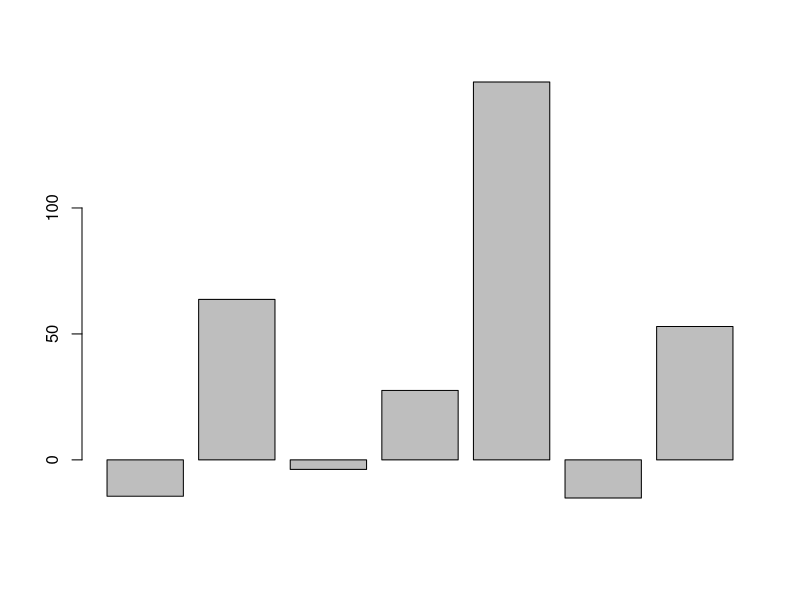
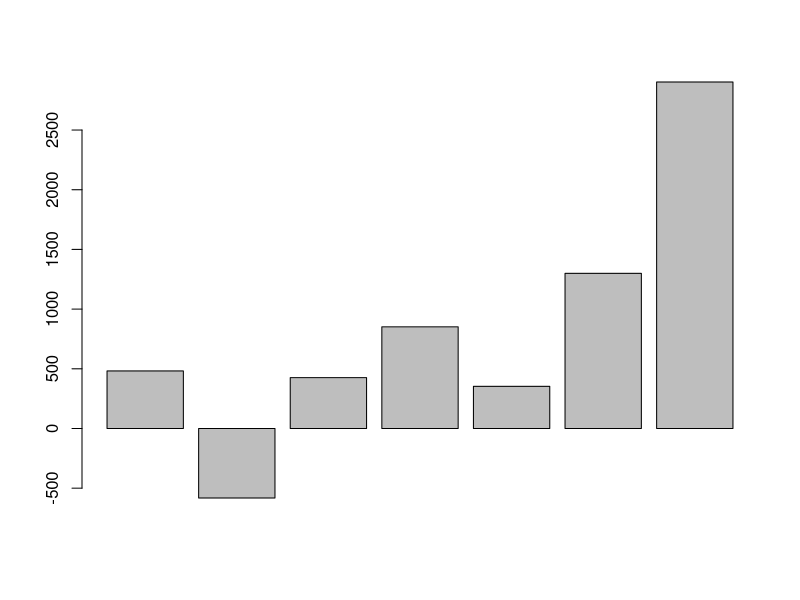
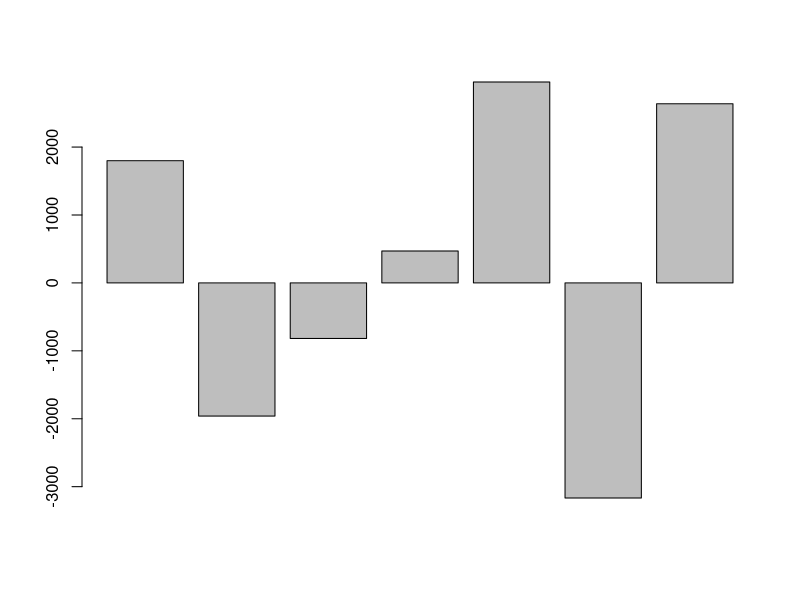
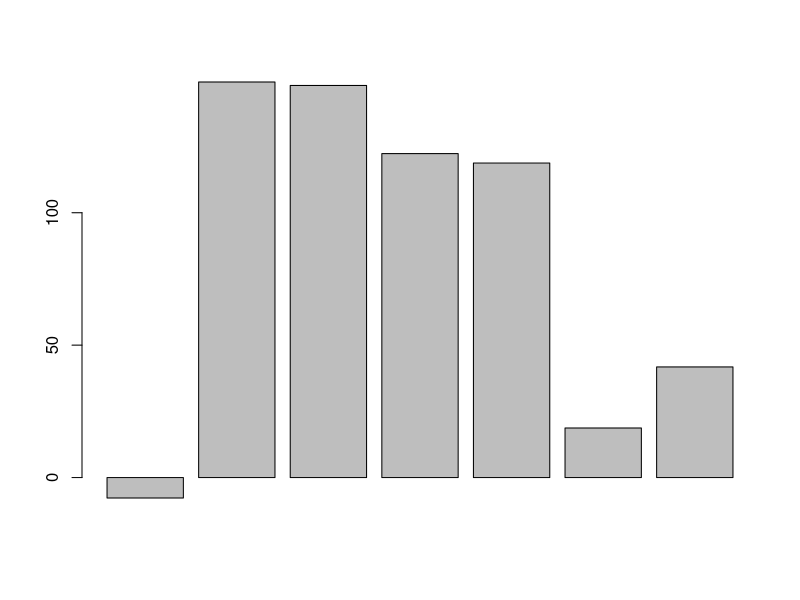
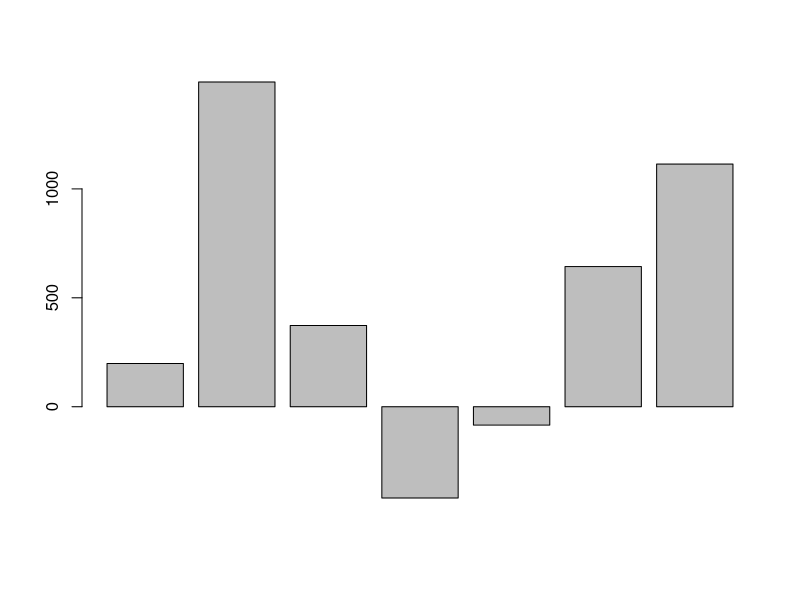
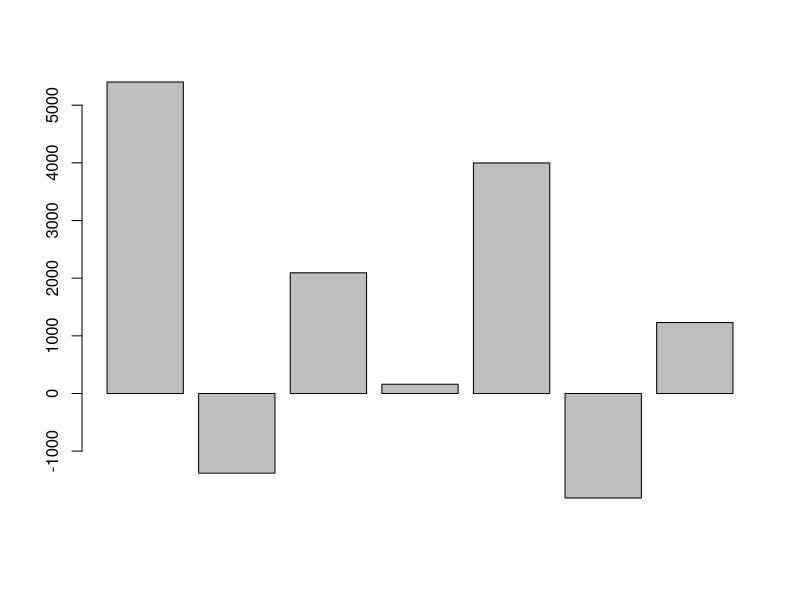

Recreate these plots in R, in order. (Note: this script raises an error after producing the figures.)

# 1) purrr basics - a refresher

library(tidyverse)

# Repcap - intro  ---------------------------------------------------------

# purrr: map( .x, .f, ...) / for each element of .x do .f

#visit2015 <- read_csv2( "dataStMalo.csv")

list <- list( a = rnorm(10,1,1), b = rnorm(100,10,2))


map(list, sum)

map( list , function(x) {sum(x)})

# dbl
map_dbl( list , sum)


## With two arguments
map2(list, list, function(x,y) {sum(x,y)})


## More than two elements ->

flere_lister <- list( list, list, list)


pmap(flere_lister, function(...) {sum(...)})

# A sum fra alle listene:
pmap_dbl(flere_lister, function(...) {sum(...)})



# Exercise  ---------------------------------------------------------------

# Vektorer:
visit_a <-  c(1,5,6,8,3,1,4)
visit_b <-  c(12,51,26,48,13,21,54)

to_day <- function(x) {x*24}

all_visit <- list(visit_a, visit_b)

# map
all_visit_converted <- map(all_visit, to_day)

map_dbl(all_visit_converted, mean)

#### Three days, converted
visit_c <- c(100:106)

all_tests <- list(visit_a,visit_b,visit_c)
#
map(all_tests, function(x) {x*24*rnorm(length(x),1,1)}) %>% 
  map(function(.x) {barplot(.x)})

# Without print on the screen
map(all_tests, function(x) {x*24*rnorm(length(x),1,1)}) %>% 
  walk(function(.x) {barplot(.x)})

## The sum of each element: 
all_test_day <- map(all_tests , to_day)
pmap( all_test_day, function(...){sum(...)})

# Eqvivalent to:
all_test_day[[1]][1] + all_test_day[[2]][1] + all_test_day[[3]][1]





# Intro to mappers --------------------------------------------------------

# fucus on .f: Can be 3: function, "n" or number

#1) Anonymous function;

map_dbl( visit_a, ~ round(mean(.x)*10))

map2_dbl( visit_a, visit_b, ~ .x + .y)

map2_dbl( visit_a, visit_b, ~ ..1 + ..2)


# as_mapper

round_mean <- as_mapper(~round(mean(.x)))

round_mean( c(1.9,5.222, 9.9,5.9))

# In map:
map_dbl(visit_a, as_mapper(~.x*24))



# Set_names to list -------------------------------------------------------

mnd_visit <- function( per_mnd = 1,  min = 10, max = 40) {
  visit_a <- list()
  
  for(i in 1:12) {
    visit_a[[i]] <- runif(per_mnd, min = min, max = max);
  }  
  
  return(visit_a)
}

visit_2015 <- mnd_visit(per_mnd = 10, min = 5, max = 40)

visit_2016 <- mnd_visit(per_mnd = 15, min = 5, max = 40)


visit_2015

mean_mnd_2015 <- map(visit_2015, function(x) { round(mean(x), 0) })


# Set name:
  # Null names:
names(mean_mnd_2015)


length(mean_mnd_2015)

# first arg. need to be the same length as the secound.
mean_mnd_2015 <- set_names(mean_mnd_2015, month.abb)

names(mean_mnd_2015)


# Set names in a map:

mean_mnd_2016 <- mnd_visit(per_mnd = 30)
mean_mnd_2017 <- mnd_visit(per_mnd = 40)


names(mean_mnd_2016)


all_mean_visit <- list(mean_mnd_2015, mean_mnd_2016, mean_mnd_2017)

all_mean_visit <-
  # all year visit as list input.
  map(all_mean_visit, function(x) {
    # Extrapt each list from x
    map(x, function(x) {
      # mean all element in each list
      mean(x)
    })
  })


# Look at the new list:
all_mean_visit[[2]]


# give name to each mean_mnd/list


all_mean_visit <-map(all_mean_visit, function(x) {set_names(x, month.abb)})


for(i in 1:length(all_mean_visit) ){
  print(str_c("Element ", i, " med navnene på elementene:"))
  print(names(all_mean_visit[[i]]))
}


## When need to extract only elements that satisfy a condtion, use keep

# ex. which month has over 25 visits?

visit_2015 <- set_names(visit_2015, month.abb)

over_22 <- keep( visit_2015, function(x) {mean(x) > 22 })

names(over_22)

# As mapper:

limits <- as_mapper(~mean(.x) > 22)

visit_2016 <- set_names(visit_2016, month.abb)

over_22 <- keep(visit_2016, limits)

under_22 <- discard(visit_2016, limits)

names(over_22)
names(under_22)

## Keep, discard with map:

head(iris);head(airquality)

df_list <- list(iris, airquality)

#
map( df_list, function(x) {head(x, n = 12)} )


map( df_list, function(x) { head(keep(x, is.factor))} )

map( df_list, ~head(keep(.x, is.factor)))


## Example three:
all_visits <- list( c(100,22, 102, 103, 120,200, 100), 
                    c(100,22, 20, 103, 90,240, 100),
                    c(100,22, 2, 30, 110,101, 110))


# Create a mapper that test if .x is more than 100 
is_more_than_hundred <- as_mapper(~ .x > 100)


# Use this mapper with keep() on the all_visits object 
map(all_visits, ~ keep(.x, is_more_than_hundred))

# Use the  day vector to set names to all_list
day <- c("mon", "tue", "wed", "thu", "fri", "sat", "sun")
full_visits_named <- map(all_visits, ~ set_names(.x, day))

# Use this mapper with keep() 
map(full_visits_named, ~ keep(.x, is_more_than_hundred))



# example 4: Set_name, test if x > 100, and than filter group unde --------
# Set the name of each subvector
day <- c("mon", "tue", "wed", "thu", "fri", "sat", "sun")
all_visits_named <- map(all_visits, ~ set_names(.x, day))

# Create a mapper that will test if .x is over 100 
threshold <- as_mapper( ~.x >100)

# Run this mapper on the all_visits_named object: group_over
group_over <- map(all_visits_named, ~ keep(.x, threshold))

# Run this mapper on the all_visits_named object: group_under
group_under <-  map(all_visits_named, ~ discard(.x, threshold))




# Predicates --------------------------------------------------------------

# predicate return TRUE or FALSE -> test of condiction

# example: keep and discards -> return true and false
# other:
  # every -> test every elements, if they meet a condtion

visit_a
every( visit_a, function(x) { x > 2})

every( visit_a, ~.x > 0)

  # some -> test if some elements meet conditon
some( visit_a , ~.x == 0)

some( visit_a , ~.x != 0)

# Create a threshold variable, set it to 160
threshold <- 160

# Create a mapper that tests if .x is over the defined threshold
over_threshold <- as_mapper(~ .x > threshold)

# Are all elements in every all_visits vectors over the defined threshold? 
map(all_visits, ~ every(.x, over_threshold))

# Are some elements in every all_visits vectors over the defined threshold? 
map(all_visits, ~ some(.x, over_threshold))



# Functional programming in R ---------------------------------------------

#impure function
Sys.time()

# pure
nrow()


# side effect
plot(iris)

# adverbs 
possibly()

# if fail, return result and error
safely()

# Example:

map(list(2,"a"), log )

# use saftly -> tell result or error
map(list(2, "a"), safely(log))

# More: print only error or 
map(list(2, "a"), safely(log)) %>% map("result")

map(list(2, "a"), safely(log)) %>% map("error")


urls <- c("eirik", "trond", "christoffer")

# Create a safe version of read_lines()
safe_read <- safely(function(x) {read_lines(x)})

# Map it on the urls vector
res <- map(urls, safe_read)

# Set the name of the results to `urls`
named_res <- set_names(res,urls)

# Extract only the "error" part of each sublist
named_res %>% map("error")

named_res %>% map("result")




# safely, discard and map as function -------------------------------------

a <- list(1, 2, -1, 2, 0, -3, 5)

a <- a %>% set_names(letters[1:length(a)])

map_df( discard(a, function(x) {x < 0}), function(x){print(x)} ) 


# implement safely
safe_read <- safely( function(x) read_lines(x))

# discard
safe_read_disc <- function(read_list) {
  safe_read(read_list) %>% 
    discard(is.null)
}


til_lesing <- c("en", "to", NULL, "tre")

safe_read_disc(til_lesing) 




# Possibly : as safely but not reported with "error" or "result--------------------

# A first example

try_sum <- possibly( function(x) {sum(x)}, otherwise = "Not logical to sum")

test <-  c(1,2, 3, "En")
test2 <- seq(1:10)

try_sum(test)
try_sum(test2)

# Example 2
# Create a possibly() version of read_lines()
possible_read <- possibly(read_lines, otherwise = 404)

# Map this function on urls, pipe it into set_names()
res <- map(urls, possible_read) %>% set_names(urls)

# Paste each element of the list 
res_pasted <- map(res, paste, collapse = " ")

# Keep only the elements which are equal to 404
keep(res_pasted, function(x){ x == 404})

## Example Three
url_tester <- function(url_list){
  url_list %>%
    # Map a version of read_lines() that otherwise returns 404
    map( possibly(read_lines, otherwise = 404) ) %>%
    # Set the names of the result
    set_names( urls ) %>% 
    # paste() and collapse each element
    map(paste, collapse = " ") %>%
    # Remove the 404 
    discard(function(x) {x == 404}) %>%
    names() # Will return the names of the good ones
}

# Try this function on the urls object
url_tester(urls)




# Handling adverb results -------------------------------------------------

# cleaing safely results

l <- list("a", 2, 3, 4)

# gives 4
map(l, function(x){safely(function(y) {log(y)} ) } ) %>% length()


# gives 2
safe_log <- safely(x, function(x) {log(x)})

# Put errror and result into each sublist
map(l, safe_log) %>% transpose() %>% length()


sublist <- map(l, safe_log) %>% transpose()

sublist[2]

## use compact for remove NULL: Clean safely 

list_w_null <-list(1, NULL, 3, NULL)

list_w_null %>% compact()


# Examples: ---------------------------------------------------------------



se <- function(x, type = c("en", "enig", "toig")) {
  
  valgt <- match.arg(type)
  ganger <-switch(valgt, 
         en = 1,
         enig = 2,
         toig = 3)
  
  x*ganger
  
}

# dont work
se(1, type = "e")

# work:
se(1, type = "en")
se(1, type = "eni")

## Example

urls_l <- list("http://thinr.fr", "http://datacamp.com", "http://ht.no")

safe_read <- safely(function(x) {read_lines(x)})

url_tester <- function(url_list, type = c("result", "error")) {
  type <- match.arg(type)
  url_list %>%
    # Apply safe_read to each URL
    map(safe_read) %>%
    # Set the names to the URLs
    set_names( url_list ) %>%
    # Transpose into a list of $result and $error
    transpose()  %>%
    # Pluck the type element
    pluck(type)  
  }

# Try this function on the urls object
url_tester(urls_l, type = "result") 

## Example cont.:
url_tester <- function(url_list){
  url_list %>%
    # Map a version of GET() that would otherwise return NULL 
    map( safely(GET, function(x) {read_lines(x)})) %>%
    # Set the names of the result
    set_names( urls ) %>%
    # Remove the NULL
    discard(is.null) %>%
    # Extract all the "status_code" elements
    map("status_code" )
}

# Try this function on the urls object
url_tester(urls)


# Great! We have seen in this chapter how to write
# custom functions which can help you when doing data 
# analysis: for example, 
# it's crucial when you are doing web scraping,
# to ensure that the urls you want to scrape are reachable.
# Now you now how to do this ;)
